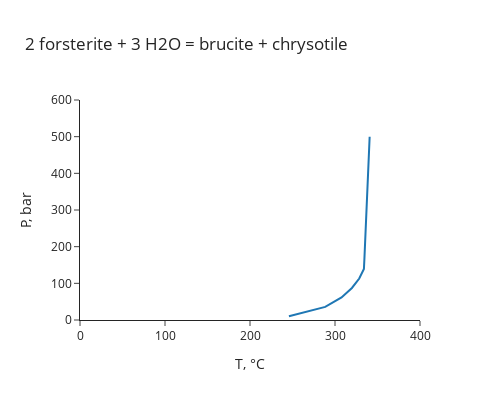

This figure's notebook cell:
### Markdown cell above
In the plot above, the calculated points correspond to temperature-pressure (T-P) pairs where the logK of the reaction is 0.

Multiple univariant curves can be plotted for a list of logK values:

### Code cell
out = univariant_TP(logK=0, # desired logK or list of logK values
                    species=["forsterite","H2O", "brucite","chrysotile"], # chemical species
                    state=["cr", "liq", "cr", "cr"], # aq, gas, liq, cr
                    coeff=[-2, -3, 1, 1], # reaction stoichiometry (negative for reactants, positive for products)
                    Trange=[0, 700], # temperature range to check, degrees C
                    Prange=[10, 500], # pressure range to check, bars
                    res=20, # number of calculations to show along the curve
                    xlim=[0, 400], # x-axis range
                    ylim=[0, 600], # y-axis range
                    line_type="lines", # this will show curves without markers
      )

### Figure 1 — Plotly figure (JSON) as saved in the notebook; plotly's stock layout.template omitted (floating-point values rounded to 4 significant figures)
{"data": [{"hovertemplate": "%{text}<br>T, °C=%{x:.2f}<br>P, bar=%{y:.2f}<extra></extra>", "mode": "lines", "name": "logK=0", "text": ["logK=0", "logK=0", "logK=0", "logK=0", "logK=0", "logK=0", "logK=0", "logK=0", "logK=0", "logK=0", "logK=0", "logK=0", "logK=0", "logK=0", "logK=0", "logK=0", "logK=0", "logK=0", "logK=0", "logK=0"], "type": "scatter", "x": [245.8, 288.5, 307.7, 319.9, 328.5, 334.0, 334.6, 335.1, 335.6, 336.1, 336.6, 337.1, 337.6, 338.0, 338.5, 339.0, 339.4, 339.9, 340.3, 340.8], "y": [10.0, 35.79, 61.58, 87.37, 113.2, 138.9, 164.7, 190.5, 216.3, 242.1, 267.9, 293.7, 319.5, 345.3, 371.1, 396.8, 422.6, 448.4, 474.2, 500.0]}], "layout": {"height": 400, "hoverlabel": {"bgcolor": "white"}, "title": {"text": "2 forsterite + 3 H2O = brucite + chrysotile"}, "width": 500, "xaxis": {"range": [0, 400], "title": {"text": "T, °C"}}, "yaxis": {"range": [0, 600], "title": {"text": "P, bar"}}}}
